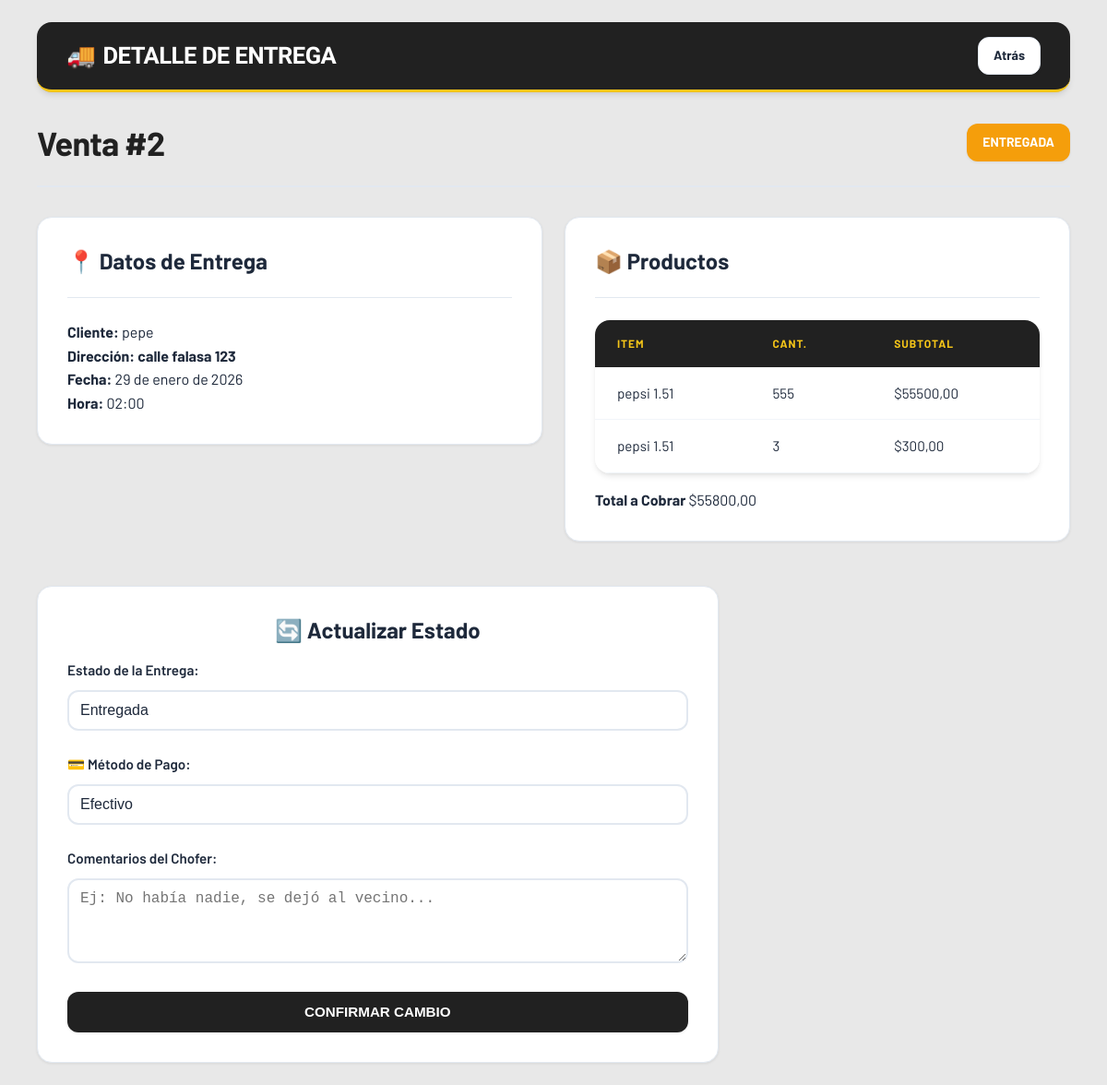
Page /chofer/venta/2/ (signed in) on the earlier database version.
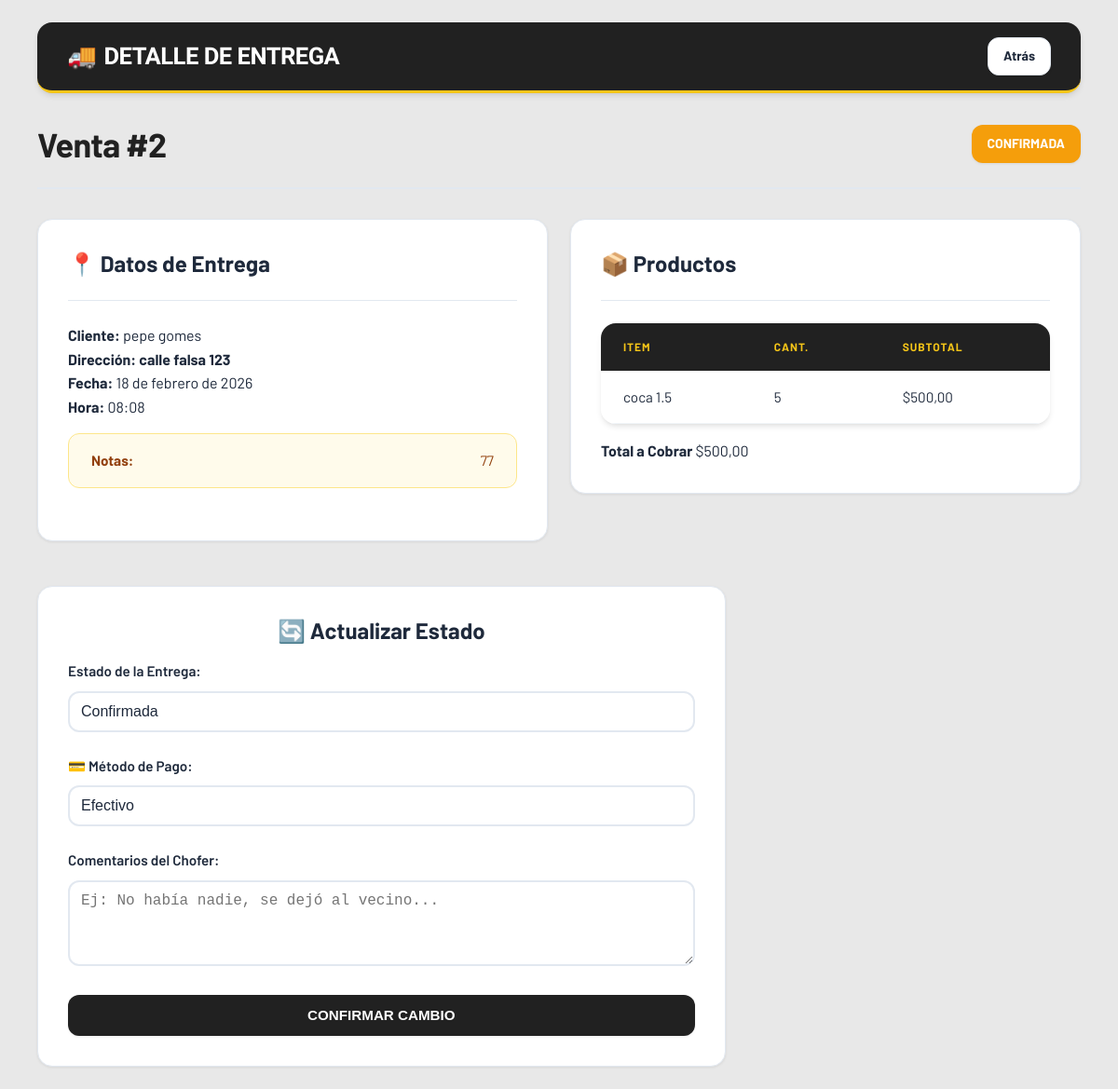
Same page on the later database version.
### stock/models.py (models this page shows, shortened)
class Ventas(models.Model):
    ESTADO_CHOICES = [
        ('pendiente', 'Pendiente'),
        ('confirmada', 'Confirmada'),
        ('enviada', 'Enviada'),      # Aquí se descuenta stock
        ('entregada', 'Entregada'),
        ('cancelada', 'Cancelada'),
    ]
    METODO_PAGO_CHOICES = [
        ('efectivo', 'Efectivo'),
        ('transferencia', 'Transferencia'),
        ('tarjeta_credito', 'Tarjeta de Crédito'),
        ('tarjeta_debito', 'Tarjeta de Débito'),
        ('cuenta_corriente', 'Cuenta Corriente'),
    ]
    usuario_creador = models.ForeignKey(
        User,
        on_delete=models.SET_NULL,
        null=True,
        blank=True,
        related_name='ventas_creadas',
        verbose_name="Usuario creador"
    )
    cliente = models.ForeignKey(
        'Cliente',
        on_delete=models.CASCADE,
        verbose_name="Cliente"
    )
    chofer = models.ForeignKey(
        'Chofer',
        on_delete=models.SET_NULL,
        null=True,
        blank=True,
        verbose_name="Chofer Asignado"
    )
    fecha_envio_programada = models.DateField(
        blank=True,
        null=True,
        verbose_name="Fecha Programada de Envío"
    )
    hora_envio_programada = models.TimeField(
        blank=True,
        null=True,
        verbose_name="Hora Programada de Envío"
    )
    fecha_creacion = models.DateTimeField(
        auto_now_add=True,
        verbose_name="Fecha de Creación"
    )
    fecha_envio = models.DateTimeField(
        blank=True,
        null=True,
        verbose_name="Fecha Real de Envío"
    )
    estado = models.CharField(
        max_length=20,
        choices=ESTADO_CHOICES,
        default='pendiente',
        verbose_name="Estado"
    )
    metodo_pago = models.CharField(
        max_length=30,
        choices=METODO_PAGO_CHOICES,
        default='efectivo',
        verbose_name="Método de Pago"
    )
    valor_total = models.DecimalField(
        max_digits=10,
        decimal_places=2,
        default=0,
        verbose_name="Valor Total"
    )
    notas = models.TextField(
        blank=True,
        null=True,
        verbose_name="Notas"
    )
    class Meta:
        verbose_name = "Venta"
        verbose_name_plural = "Ventas"
        ordering = ['-fecha_creacion']

class Cliente(models.Model):
    usuario = models.OneToOneField(
        settings.AUTH_USER_MODEL,
        on_delete=models.CASCADE,
        related_name='cliente'
    )
    nombre_completo = models.CharField(max_length=200, verbose_name="Nombre y Apellido")
    nombre_local = models.CharField(max_length=200, blank=True, null=True, verbose_name="Nombre del Local")
    cuil = models.CharField(
        max_length=13,
        blank=True,
        null=True,
        verbose_name="CUIL/CUIT",
        unique=True
    )
    email = models.EmailField(unique=True, blank=True, null=True)
    telefono = models.CharField(max_length=20, blank=True, null=True)
    direccion = models.TextField(blank=True, null=True)
    fecha_registro = models.DateTimeField(auto_now_add=True)

class DetalleVenta(models.Model):
    venta = models.ForeignKey(Ventas, on_delete=models.CASCADE, related_name='detalles')
    producto = models.ForeignKey(Producto, on_delete=models.CASCADE)
    cantidad = models.PositiveIntegerField()
    precio_unitario = models.DecimalField(max_digits=10, decimal_places=2)
    subtotal = models.DecimalField(max_digits=10, decimal_places=2)
    class Meta:
        verbose_name = "Detalle de Venta"
        verbose_name_plural = "Detalles de Ventas"

class Producto(models.Model):
    nombre = models.CharField(max_length=100)
    tipo = models.ForeignKey(TipoProducto, on_delete=models.CASCADE)
    cantidad = models.PositiveIntegerField(default=0)
    valor = models.DecimalField(max_digits=10, decimal_places=2)
    valor_compra = models.DecimalField(
        max_digits=10,
        decimal_places=2,
        verbose_name="Precio de Compra",
        default=0.00  # Valor por defecto
    )
    umbral_alerta = models.PositiveIntegerField(
        default=5,
        verbose_name="Stock Mínimo de Alerta"
    )
    fecha_modificacion = models.DateTimeField(auto_now=True)

### stock/views.py (the view, shortened to what this page needs)
# urls.py: path('chofer/venta/<int:venta_id>/', views.chofer_detalle_venta_confirmada, name='chofer_detalle_venta_confirmada'),  # 👈 ESTA LÍNEA
@login_required
def chofer_detalle_venta_confirmada(request, venta_id):
    chofer_id = request.session.get('chofer_id')
    if not chofer_id:
        return redirect('acceso_chofer')
    venta = get_object_or_404(Ventas, id=venta_id, chofer_id=chofer_id)
    detalles = venta.detalles.select_related('producto').all()
    return render(request, 'choferes/detalle_venta_confirmada.html', {
        'venta': venta,
        'detalles': detalles,
        'chofer': venta.chofer,
        'estados': Ventas.ESTADO_CHOICES,
        'metodos_pago': Ventas.METODO_PAGO_CHOICES,  # <-- agregado
    })

### stock/templates/choferes/detalle_venta_confirmada.html (shortened to what the changed rows need)
{% load static %}
<!DOCTYPE html>
<html lang="es">
<head>
    <link rel="stylesheet" href="{% static 'css/style.css' %}">
</head>
<body>
    <div class="container">
        <div class="lista-header">
            <h1>Venta #{{ venta.id }}</h1>
            <span class="btn {% if venta.estado == 'entregado' %}btn-success{% elif venta.estado == 'cancelado' %}btn-danger{% else %}btn-warning{% endif %} btn-sm">
                {{ venta.get_estado_display|upper }}
            </span>
        </div>
        <div class="row">
            <div class="col-md-6">
                <div class="card p-4 mb-4">
                    <h3>📍 Datos de Entrega</h3>
                    <hr>
                    <p><strong>Cliente:</strong> {{ venta.cliente.nombre_completo }}</p>
                    <p><strong>Dirección:</strong> <span class="text-primary fw-bold">{{ venta.cliente.direccion }}</span></p>
                    <p><strong>Fecha:</strong> {{ venta.fecha_envio_programada|default:"Sin fecha" }}</p>
                    <p><strong>Hora:</strong> {{ venta.hora_envio_programada|default:"Sin hora" }}</p>
                    {% if venta.notas %}
                    <div class="alert alert-warning mt-3">
                        <strong>Notas:</strong> {{ venta.notas }}
                    </div>
                    {% endif %}
                </div>
            </div>
            <div class="col-md-6">
                <div class="card p-4 mb-4">
                    <h3>📦 Productos</h3>
                    <hr>
                    <div class="table-responsive">
                        <table class="table">
                            <thead>
                                <tr>
                                    <th>Item</th>
                                    <th>Cant.</th>
                                    <th>Subtotal</th>
                                </tr>
                            </thead>
                            <tbody>
                                {% for detalle in detalles %}
                                <tr>
                                    <td data-label="Item">{{ detalle.producto.nombre }}</td>
                                    <td data-label="Cant.">{{ detalle.cantidad }}</td>
                                    <td data-label="Subtotal">${{ detalle.subtotal }}</td>
                                </tr>
                                {% endfor %}
                            </tbody>
                        </table>
                    </div>
                    <div class="stock-display mt-3">
                        <strong>Total a Cobrar</strong>
                        ${{ venta.valor_total }}
                    </div>
                </div>
            </div>
        </div>
        <div class="row justify-content-center mt-4">
            <div class="col-md-8">
                <div class="card p-4 border-primary">
                    <form method="POST">
                        <div class="mb-4">
                            <label class="form-label">Estado de la Entrega:</label>
                            <select name="estado" class="form-select" required>
                                {% for valor, nombre in estados %}
                                <option value="{{ valor }}" {% if venta.estado == valor %}selected{% endif %}>
                                    {{ nombre }}
                                </option>
                                {% endfor %}
                            </select>
                        </div>
                        <div class="mb-4">
                            <label class="form-label">💳 Método de Pago:</label>
                            <select name="metodo_pago" class="form-select" required>
                                {% for valor, etiqueta in metodos_pago %}
                                <option value="{{ valor }}" {% if venta.metodo_pago == valor %}selected{% endif %}>
                                    {{ etiqueta }}
                                </option>
                                {% endfor %}
                            </select>
                        </div>
                    </form>
                </div>
            </div>
        </div>
    </div>
</body>
</html>

Differences in the rows shown:
no longer on this page (row edited): DetalleVenta: producto.nombre "pepsi 1.51", cantidad "555", subtotal "55500,00"
changed Ventas "Efectivo": estado "ENTREGADA" → "CONFIRMADA"; cliente.nombre_completo "pepe" → "pepe gomes"; cliente.direccion "calle falasa 123" → "calle falsa 123"; fecha_envio_programada "29 de enero de 2026" → "18 de febrero de 2026"; hora_envio_programada "02:00" → "08:08"; notas (not shown) → "77"; valor_total "55800,00" → "500,00"; estado "Entregada" → "Confirmada"
changed DetalleVenta: producto.nombre "pepsi 1.51" → "coca 1.5"; cantidad "3" → "5"; subtotal "300,00" → "500,00"
Other differences:
text now shown: "Notas:"
